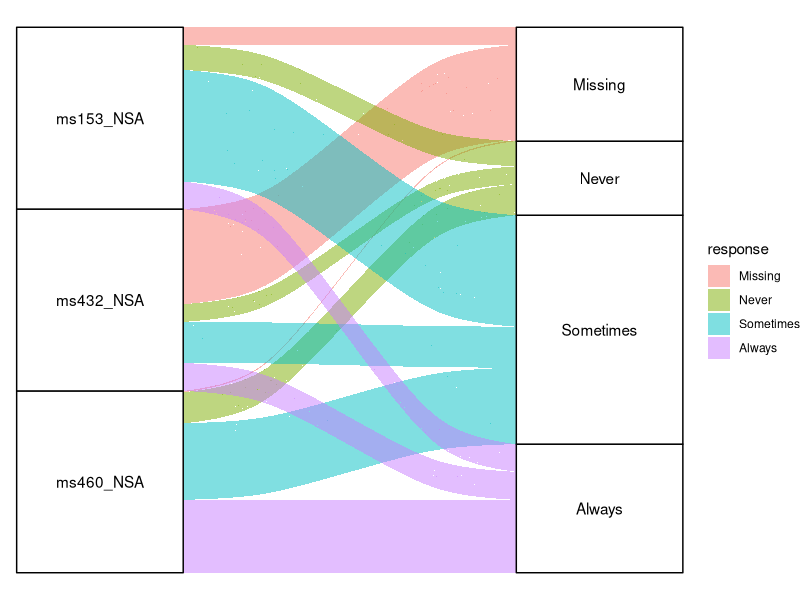

Write R code to recreate this figure. (Note: this script raises an error after producing the figure.)

install.packages("ggalluvial")

rm(list=ls())

# install.packages("ggalluvial")
library(tidyverse)
library(openxlsx)
library(ggalluvial)
library(gganimate)

### ejemplo 1

view(vaccinations)
ggplot(data = vaccinations,
       aes(axis1 = survey, axis2 = response, y = freq)) +
  geom_alluvium(aes(fill = response)) +
  geom_stratum() +
  geom_text(stat = "stratum",
            aes(label = after_stat(stratum))) +
  scale_x_discrete(limits = c("Encuesta", "Respuesta"),
                   expand = c(0.15, 0.05)) +
  theme_void()


### ejemplo 2.

setwd("~/R/Scripts - todos/proyecto_ferro")
proyecto_flor <- read.xlsx ("proyecto_flor.xlsx")
view(proyecto_flor)


ggplot(data = proyecto_flor,
       aes(axis1 = perfiles, axis2 = trabajos_it, y = pond_it)) +
  geom_alluvium(aes(fill = pond_it)) +
  geom_stratum() +
  geom_text(stat = "stratum",
            aes(label = after_stat(stratum))) +
  
  scale_x_discrete(limits = c("Encuesta", "Respuesta"),
                   expand = c(0.15, 0.05)) +
  theme_minimal()
